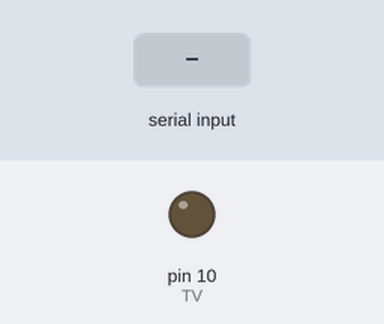
This sketch was run on a simulated Arduino Uno, built with avr-gcc and run on an emulated ATmega328P. Parts: output pins drawn as LEDs (lit = HIGH). The inputs (shaded band) are chosen by the test bench.

Above: at 1.2 s.
1.3 s: "p" received over Serial
At 1.7 s:
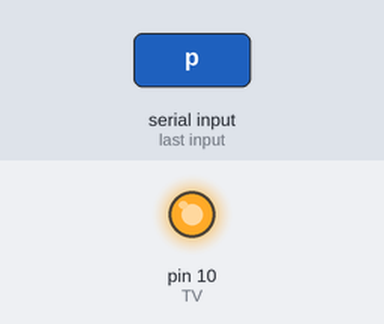
Timing chart, 0 to 4.3 s (numbered marks = the images above; inputs shaded):
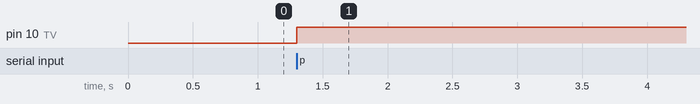

The sketch:

ardino.ino
```cpp
#include <SoftwareSerial.h>
 #include<string.h>

 int pump=13;   //pin for contrlling water pump
 int LED=12;    //pin for controlling LEDs
 int buz=11;    //pin for controlling buzzer
 int TV=10;    //pin for controlling TV
 int d=0;


 void setup() {

     pinMode(LED, OUTPUT);      //initialise LED pin as OUTPUT
     pinMode(buz, OUTPUT);      //initialise buzzer pin as OUTPUT
     pinMode(pump, OUTPUT);     //initialise pump pin as OUTPU
     pinMode(TV, OUTPUT);      //initialise Tv pin as OUTPUT
     pinMode(LED, LOW);      //initialise LED pin as OUTPUT
     pinMode(buz, LOW);      //initialise buzzer pin as OUTPUT
     pinMode(pump, LOW);    //initialise pump pin as OUTPUT
     pinMode(LED, LOW);      //initialise LED pin as OUTPUT
     Serial.begin(9600);       //start serial communication with PC
 }

 void loop() {
     d=Serial.read();        //read output from PC

     if(d == 'p') {

         digitalWrite(LED, HIGH);
         digitalWrite(buz, HIGH);
         digitalWrite(pump, HIGH);
         digitalWrite(TV, HIGH);
         delay(5000);

     }

     if(d == 's' ) {        //if no fire detected

         digitalWrite(LED, LOW);
         digitalWrite(buz, LOW);
         digitalWrite(pump, LOW);
         digitalWrite(TV, LOW);
         delay(5);
     }
 }
```

Measured:
- after the input at 1.3 s, pin 10 (TV): LOW → HIGH at once
